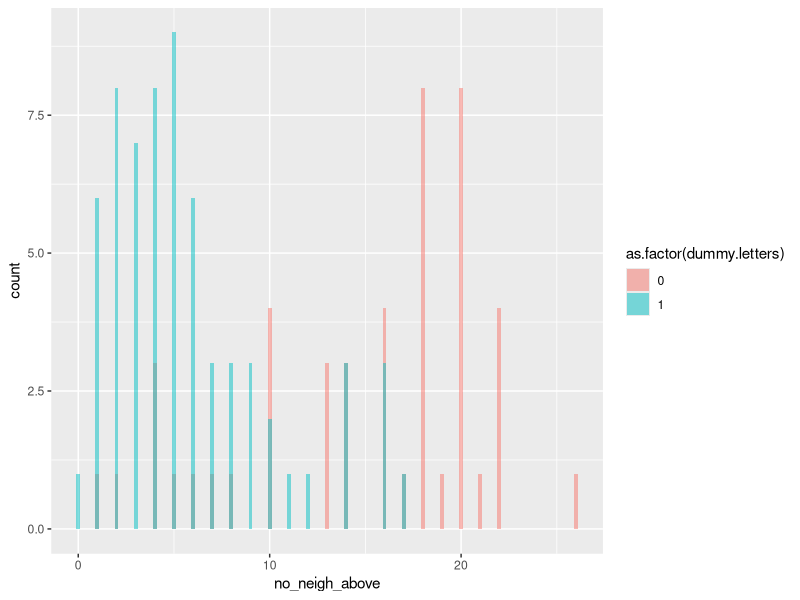
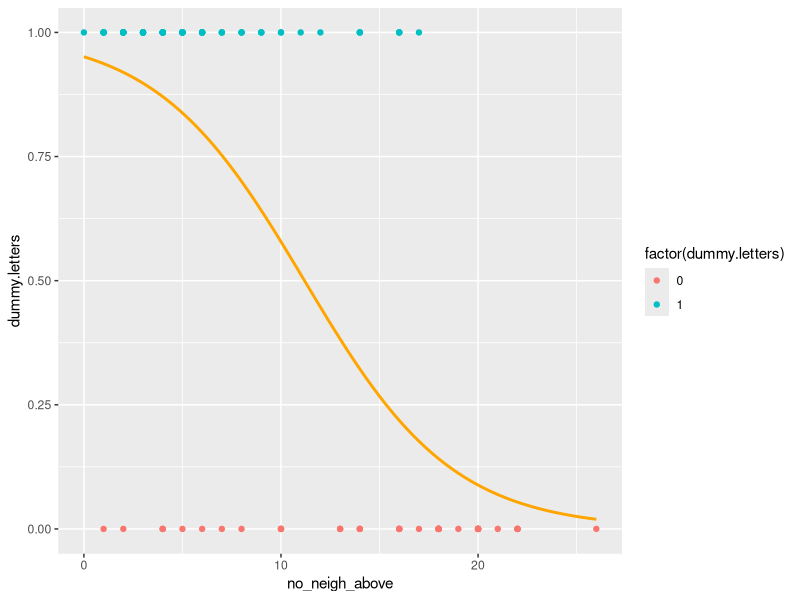

Write the R code that produced these figures, in order.
## @knitr Pr4.1
library(knitr)
library("rstudioapi")
library(MASS)
library(ggplot2)
search()
setwd(dirname(getActiveDocumentContext()$path))
getwd()
set.seed(42)
predictAsceptRatio<-function()
{
  multipe.regression<-lm(aspect_ratio~nr_pix + rows_with_1+cols_with_1+rows_with_3p+cols_with_3p+neigh_1+no_neigh_above+no_neigh_below+no_neigh_left+no_neigh_right+no_neigh_horiz+no_neigh_vert+connected_areas+eyes+custom,data=csvF)
print(summary(multipe.regression))

sa<-stepAIC(multipe.regression,direction="backward")
multRegModel<-multipe.regression<-lm(aspect_ratio~nr_pix + rows_with_1+cols_with_1+cols_with_3p+no_neigh_above+no_neigh_right+no_neigh_horiz+connected_areas+custom,data=csvF)
print(summary(multRegModel))
}
logisticRegression<-function()
{
  #Add dummy value 1 for letters, so it discriminates between letters and non letters
  csvF$dummy.letters<-0
  print(csvF$dummy.letters)
  csvF[1:80,19]<-1

  #Shuffle the rows
  features_shuffled<-csvF[sample(nrow(csvF)),]
  
  #first 80% will be used as training data
  trainingdata=features_shuffled[1:112,]
  testData=features_shuffled[113:140,]
  
  plt <- ggplot(trainingdata, aes(x=no_neigh_above, fill=as.factor(dummy.letters))) +
    geom_histogram(binwidth=.2, alpha=.5, position='identity')
  plot(plt)

  glmFit<-glm(dummy.letters ~ no_neigh_above, 
              data = trainingdata, 
              family = 'binomial') 
 
  print(summary(glmFit))
  
  newData = as.data.frame(c(5,10,20)) 
  colnames(newData) = 'no_neigh_above'
  
  head(newData)
  predicted = predict(glmFit, newData, type="response")
  print(predicted)
  x.range = range(trainingdata[["no_neigh_above"]])
 x.range
  x.values = seq(x.range[1],x.range[2],length.out=1000)
  x.values
  
 fitted.curve <- data.frame(no_neigh_above = x.values)
   summary(fitted.curve)
   fitted.curve[["dummy.letters"]] = predict(glmFit, fitted.curve, type="response")
   
  # Plot the training data and the fitted curve:
  plt <-ggplot(trainingdata, aes(x=no_neigh_above, y=dummy.letters)) + 
     geom_point(aes(colour = factor(dummy.letters)), 
                show.legend = T)+
     geom_line(data=fitted.curve, colour="orange", size=1)
  
  plot(plt)
  
  trainingdata[["predicted_val"]] = predict(glmFit, trainingdata, type="response")
  trainingdata[["predicted_class"]] = 0
  trainingdata[["predicted_class"]][trainingdata[["predicted_val"]] > 0.5] = 1
  
  
  
  correct_items = trainingdata[["predicted_class"]] == trainingdata[["dummy.letters"]] 
  correct_items
  
  # proportion correct:
  print("Prop correct for training data")
  print(nrow(trainingdata[correct_items,])/nrow(trainingdata))
  
  # proportion incorrect:
  print("Prop incorrect for training data")
  print(nrow(trainingdata[!correct_items,])/nrow(trainingdata))
  
  
  

  
  testData[["predicted_val"]] = predict(glmFit, testData, type="response")
  testData[["predicted_class"]] = 0
  testData[["predicted_class"]][testData[["predicted_val"]] > 0.5] = 1
  
  correct_items = testData[["predicted_class"]] == testData[["dummy.letters"]] 
  
  # proportion correct:
  print("Prop correct for test data")
  print(nrow(testData[correct_items,])/nrow(testData))
  
  # proportion incorrect:
  print("Prop incorrect for test data")
  print(nrow(testData[!correct_items,])/nrow(testData))
  
  
}
medianSplit<-function()
{
 #4.3
  split<-matrix(,nrow=3,ncol=3,byrow=TRUE)
  rownames(split)<-c("Letters","Faces","Exclamation Marks")
  colnames(split)<-c("Split1","Split2","Split3")

median_nr_pix<-median(csvF$nr_pix)
median_aspect_ratio<-median(csvF$aspect_ratio)
median_neigh_1<-median(csvF$neigh_1)
csvF$split1=as.factor(ifelse(csvF$nr_pix>median_nr_pix,1,0 ))
csvF$split2=as.factor(ifelse(csvF$aspect_ratio>median_aspect_ratio,1,0 ))
csvF$split3=as.factor(ifelse(csvF$neigh_1>median_neigh_1,1,0 ))



prop_Nr_Pix_letters<-0
nr_above_median_nr_pix<-0
prop_Aspect_Ratio_letters<-0
nr_above_median_aspect_ratio<-0
prop_neigh_1_Letters_letters<-0
nr_above_median_neigh_1<-0

for (i in 1:(80))
{
  if (csvF[i,19]==1)
  {
    nr_above_median_nr_pix<-nr_above_median_nr_pix+1
  }
  if (csvF[i,20]==1)
  {
    nr_above_median_aspect_ratio<-nr_above_median_aspect_ratio+1
    
  }
  if (csvF[i,21]==1)
  {
    nr_above_median_neigh_1<-nr_above_median_neigh_1+1
  }
}
prop_Nr_Pix_letters<- (nr_above_median_nr_pix / 80)
prop_Aspect_Ratio_letters<-(nr_above_median_aspect_ratio / 80)
prop_neigh_1_letters<-(nr_above_median_neigh_1 / 80)
split[1,1]=prop_Nr_Pix_letters
split[1,2]=prop_Aspect_Ratio_letters
split[1,3]=prop_neigh_1_letters


prop_Nr_Pix_faces<-0
nr_above_median_nr_pix<-0
prop_Aspect_Ratio_faces<-0
nr_above_median_aspect_ratio<-0
prop_neigh_1_Letters_faces<-0
nr_above_median_neigh_1<-0

  for (i in 81:(120))
  {
    if (csvF[i,19]==1)
    {
      nr_above_median_nr_pix<-nr_above_median_nr_pix+1
    }
    if (csvF[i,20]==1)
    {
      nr_above_median_aspect_ratio<-nr_above_median_aspect_ratio+1
      
    }
    if (csvF[i,21]==1)
    {
      nr_above_median_neigh_1<-nr_above_median_neigh_1+1
    }
  
}
prop_Nr_Pix_faces<- (nr_above_median_nr_pix / 40)
prop_Aspect_Ratio_faces<-(nr_above_median_aspect_ratio / 40)
prop_neigh_1_faces<-(nr_above_median_neigh_1 / 40)
split[2,1]=prop_Nr_Pix_faces
split[2,2]=prop_Aspect_Ratio_faces
split[2,3]=prop_neigh_1_faces


prop_Nr_Pix_xclaim<-0
nr_above_median_nr_pix<-0
prop_Aspect_Ratio_xclaim<-0
nr_above_median_aspect_ratio<-0
prop_neigh_1_Letters_xclaim<-0
nr_above_median_neigh_1<-0

for (i in 121:(140))
{
  if (csvF[i,19]==1)
  {
    nr_above_median_nr_pix<-nr_above_median_nr_pix+1
  }
  if (csvF[i,20]==1)
  {
    nr_above_median_aspect_ratio<-nr_above_median_aspect_ratio+1
    
  }
  if (csvF[i,21]==1)
  {
    nr_above_median_neigh_1<-nr_above_median_neigh_1+1
  }
  }
prop_Nr_Pix_xclaim<- (nr_above_median_nr_pix / 20)
prop_Aspect_Ratio_xclaim<-(nr_above_median_aspect_ratio / 20)
prop_neigh_1_xclaim<-(nr_above_median_neigh_1 / 20)
split[3,1]=prop_Nr_Pix_xclaim
split[3,2]=prop_Aspect_Ratio_xclaim
split[3,3]=prop_neigh_1_xclaim
print(split)


#4.4
for (i in 81:(120))
{
  if (csvF[i,19]==0)
  {
   
    csvF[i,19]=1
 
    break
  }
}
for (i in 81:(120))
{
  if (csvF[i,20]==0)
  {
  
    csvF[i,20]=1
  
    break
  }
}
for (i in 81:(120))
{
  if (csvF[i,21]==0)
  {
  
    csvF[i,21]=1
   
    break
  }
}

for (i in 1:(80))
{
  if (csvF[i,19]==0)
  {
   
    csvF[i,19]=1
   
    break
  }
}

for (i in 121:(140))
{
  if (csvF[i,20]==0)
  {
   
    csvF[i,20]=1
   
    break
  }
}
for (i in 121:(140))
{
  if (csvF[i,21]==0)
  {
   
    csvF[i,21]=1
   
    break
  }
}

letters1<-(prop_Nr_Pix_letters * prop_Aspect_Ratio_letters * prop_neigh_1_letters * (80 / 140))
letters2<-((1-prop_Nr_Pix_letters) * (1-prop_Aspect_Ratio_letters) * (1-prop_neigh_1_letters) * (80 / 140))

faces1<-(prop_Nr_Pix_faces * prop_Aspect_Ratio_faces * prop_neigh_1_faces * (40 / 140))
faces2<-((1-prop_Nr_Pix_faces) * (1-prop_Aspect_Ratio_faces) * (1-prop_neigh_1_faces) * (40 / 140))

xclaim1<-(prop_Nr_Pix_xclaim * prop_Aspect_Ratio_xclaim * prop_neigh_1_xclaim * (20 / 140))
xclaim2<-((1-prop_Nr_Pix_xclaim) * (1-prop_Aspect_Ratio_xclaim) * (1-prop_neigh_1_xclaim) * (20 / 140))

print("Naive bayes classifer for all 1s in letters")
print(letters1)
print("Naive bayes classifer for all 0s in letters")
print(letters2)
print("Naive bayes classifer for all 1s in faces")
print(faces1)
print("Naive bayes classifer for all 0s in faces")
print(faces2)
print("Naive bayes classifer for all 1s in xclaim")
print(xclaim1)
print("Naive bayes classifer for all 0s in xclaim")
print(xclaim2)
}
csvF<-read.csv(file ="40293751_features.csv" ,header = TRUE)


predictAsceptRatio() #4.1
## @knitr Pr4.2
logisticRegression()#4.2
## @knitr Pr4.3&4
csvF<-read.csv(file ="40293751_features.csv" ,header = TRUE)
medianSplit()#4.3 and 4.4
